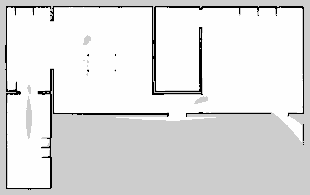
#> input picture Office Map/map.pgm, 310 x 195 px
$ python read_pgm.py
#> lines starting #> are read from the running program, lines starting #| are printed output that depends on the picture
import matplotlib.pyplot as plt
import numpy as np

def read_pgm(f, neighbours, to_print = False):
#> called with f = '..\\Office Map\\map.pgm', to_print = False
    with open(f, 'rb') as pgmf:
        im = plt.imread(pgmf)
#> im is the input picture: shape (195, 310); min 0, max 254, mean 224.4

    cost_map = np.zeros(im.shape)

    for i in range(len(im)):
        for j in range(len(im[0])):
            if im[i,j] == 0:
                cost_map[i,j] = -2 ## Walls are 0
                for neighbour in neighbours:
                    cost_map[i+neighbour[0], j+neighbour[1]] = -1 ## Padding to the walls
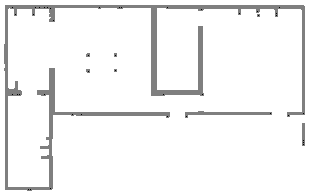
#> cost_map: shape (195, 310) float64; min -2, max 0, mean -0.0851; drawn with min black and max white

    if to_print == True:
        print (cost_map)
        print (np.count_nonzero(cost_map))
        print (np.count_nonzero(cost_map == -1))
        print (np.count_nonzero(cost_map == -2))
        print (cost_map.size - np.count_nonzero(cost_map))
        print (cost_map.shape)

    else:
        return cost_map


f = '..\Office Map\map.pgm'
neighbours = [[0, -1], [0, 1], [-1, 0], [1, 0], [-1, -1], [-1, 1], [1, -1], [1, 1]]
cost_map = read_pgm(f, neighbours)
